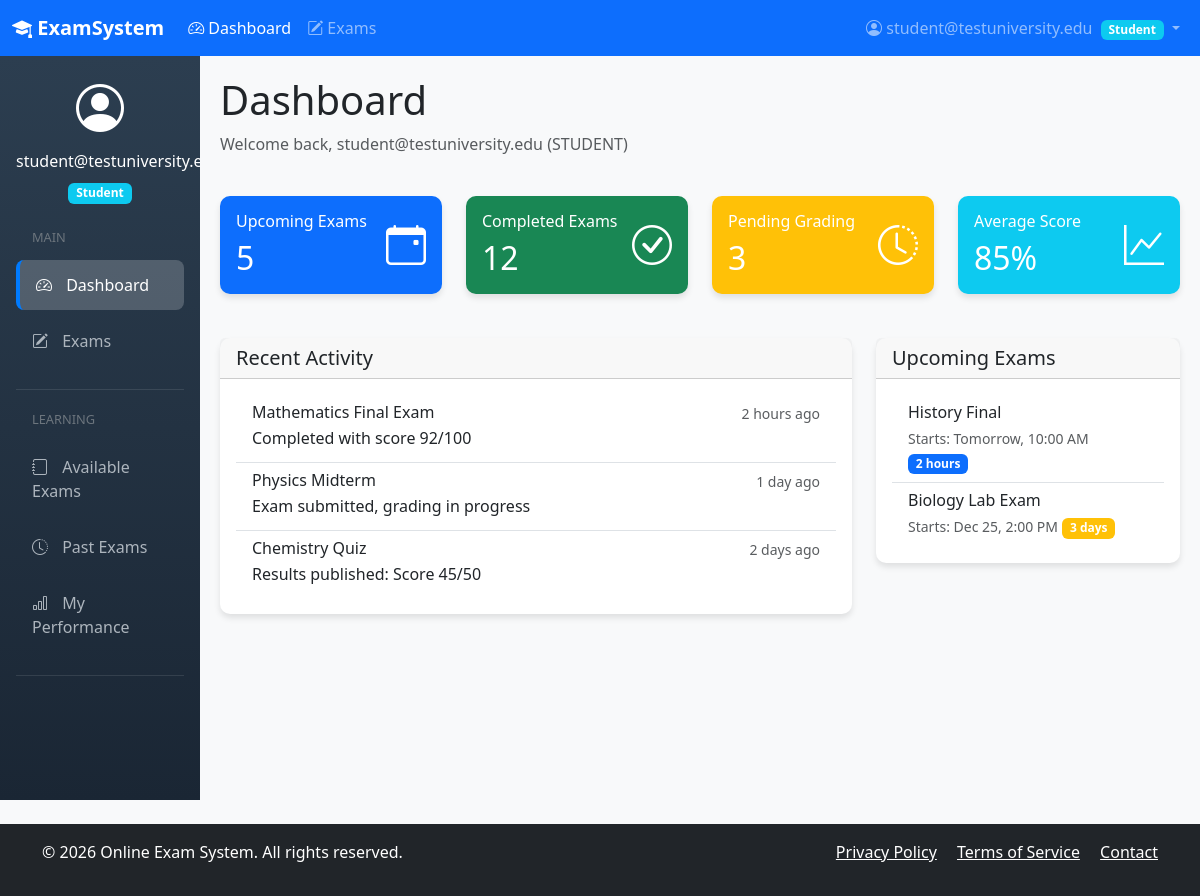
/dashboard/ (signed in), run on the app's committed database.
### apps/users/models.py (models this page shows, shortened)
class CustomUser(AbstractUser):
    USER_ROLES = (
        ('ADMIN', 'Administrator'),
        ('INSTRUCTOR', 'Instructor'),
        ('STUDENT', 'Student'),
    )
    email = models.EmailField(_('email address'), unique=True)
    role = models.CharField(max_length=20, choices=USER_ROLES, default='STUDENT')
    institution = models.ForeignKey(Institution, on_delete=models.SET_NULL, null=True, blank=True)
    username = models.CharField(max_length=150, unique=True)
    USERNAME_FIELD = 'email'
    REQUIRED_FIELDS = ['username', 'role']
    objects = CustomUserManager()
    class Meta:
        verbose_name = _('user')
        verbose_name_plural = _('users')

### apps/core/views.py (the view)
# urls.py: path('', views.analytics_dashboard, name='dashboard'),
@login_required
def dashboard(request):
    return render(request, 'core/dashboard.html')

### apps/core/context_processors.py (called while the page is built)
def notification_counts(request):
    if request.user.is_authenticated:
        if request.user.role in ['INSTRUCTOR', 'ADMIN']:
            flagged_count = ProctoringSession.objects.filter(
                submission__exam__instructor=request.user,
                status='FLAGGED'
            ).count()
            pending_count = Submission.objects.filter(
                exam__instructor=request.user,
                is_graded=False,
                submitted_at__isnull=False
            ).count()
            return {
                'flagged_sessions_count': flagged_count,
                'grading_pending_count': pending_count
            }
    return {}

### templates/core/dashboard.html (shortened to what this page needs)
{% extends 'base.html' %}
{% block content %}
<div class="row mb-4">
    <div class="col-12">
        <h1>Dashboard</h1>
        <p class="text-muted">Welcome back, {{ user.email }} ({{ user.role }})</p>
    </div>
</div>
<div class="row">
    <div class="col-md-3">
        <div class="card text-white bg-primary">
            <div class="card-body">
                <div class="d-flex justify-content-between align-items-center">
                    <div>
                        <h6 class="card-title">Upcoming Exams</h6>
                        <h2 class="mb-0">5</h2>
                    </div>
                    <i class="bi bi-calendar-event display-6"></i>
                </div>
            </div>
        </div>
    </div>
    <div class="col-md-3">
        <div class="card text-white bg-success">
            <div class="card-body">
                <div class="d-flex justify-content-between align-items-center">
                    <div>
                        <h6 class="card-title">Completed Exams</h6>
                        <h2 class="mb-0">12</h2>
                    </div>
                    <i class="bi bi-check-circle display-6"></i>
                </div>
            </div>
        </div>
    </div>
    <div class="col-md-3">
        <div class="card text-white bg-warning">
            <div class="card-body">
                <div class="d-flex justify-content-between align-items-center">
                    <div>
                        <h6 class="card-title">Pending Grading</h6>
                        <h2 class="mb-0">3</h2>
                    </div>
                    <i class="bi bi-clock-history display-6"></i>
                </div>
            </div>
        </div>
    </div>
    <div class="col-md-3">
        <div class="card text-white bg-info">
            <div class="card-body">
                <div class="d-flex justify-content-between align-items-center">
                    <div>
                        <h6 class="card-title">Average Score</h6>
                        <h2 class="mb-0">85%</h2>
                    </div>
                    <i class="bi bi-graph-up display-6"></i>
                </div>
            </div>
        </div>
    </div>
</div>
<div class="row mt-4">
    <div class="col-md-8">
        <div class="card">
            <div class="card-header">
                <h5 class="card-title mb-0">Recent Activity</h5>
            </div>
            <div class="card-body">
                <div class="list-group list-group-flush">
                    <div class="list-group-item">
                        <div class="d-flex w-100 justify-content-between">
                            <h6 class="mb-1">Mathematics Final Exam</h6>
                            <small class="text-muted">2 hours ago</small>
                        </div>
                        <p class="mb-1">Completed with score 92/100</p>
                    </div>
                    <div class="list-group-item">
                        <div class="d-flex w-100 justify-content-between">
                            <h6 class="mb-1">Physics Midterm</h6>
                            <small class="text-muted">1 day ago</small>
                        </div>
                        <p class="mb-1">Exam submitted, grading in progress</p>
                    </div>
                    <div class="list-group-item">
                        <div class="d-flex w-100 justify-content-between">
                            <h6 class="mb-1">Chemistry Quiz</h6>
                            <small class="text-muted">2 days ago</small>
                        </div>
                        <p class="mb-1">Results published: Score 45/50</p>
                    </div>
                </div>
            </div>
        </div>
    </div>
    <div class="col-md-4">
        <div class="card">
            <div class="card-header">
                <h5 class="card-title mb-0">Upcoming Exams</h5>
            </div>
            <div class="card-body">
                <div class="list-group list-group-flush">
                    <div class="list-group-item">
                        <h6 class="mb-1">History Final</h6>
                        <small class="text-muted">Starts: Tomorrow, 10:00 AM</small>
                        <span class="badge bg-primary">2 hours</span>
                    </div>
                    <div class="list-group-item">
                        <h6 class="mb-1">Biology Lab Exam</h6>
                        <small class="text-muted">Starts: Dec 25, 2:00 PM</small>
                        <span class="badge bg-warning">3 days</span>
                    </div>
                </div>
            </div>
        </div>
    </div>
</div>
{% endblock %}

### templates/base.html (shortened to what this page needs)
<!DOCTYPE html>
<html lang="en">
<head>
    <link href="https://cdn.jsdelivr.net/npm/bootstrap@5.3.0-alpha1/dist/css/bootstrap.min.css" rel="stylesheet">
    <link rel="stylesheet" href="https://cdn.jsdelivr.net/npm/bootstrap-icons@1.10.0/font/bootstrap-icons.css">
</head>
<body>
    <nav class="navbar navbar-expand-lg navbar-dark bg-primary sticky-top">
        <div class="container-fluid">
            <a class="navbar-brand" href="{% url 'core:home' %}">
                <i class="bi bi-mortarboard-fill"></i> ExamSystem
            </a>
            <div class="collapse navbar-collapse" id="navbarNav">
                <ul class="navbar-nav me-auto">
                    <li class="nav-item">
                        <a class="nav-link {% if request.resolver_match.url_name == 'dashboard' %}active{% endif %}" href="{% url 'core:dashboard' %}">
                            <i class="bi bi-speedometer2"></i> Dashboard
                        </a>
                    </li>
                    <li class="nav-item">
                        <a class="nav-link {% if 'exam' in request.path %}active{% endif %}" href="{% url 'exams:exam_list' %}">
                            <i class="bi bi-pencil-square"></i> Exams
                        </a>
                    </li>
                </ul>
                <ul class="navbar-nav">
                    {% if user.is_authenticated %}
                        <li class="nav-item dropdown">
                            <a class="nav-link dropdown-toggle" href="#" role="button" data-bs-toggle="dropdown">
                                <i class="bi bi-person-circle"></i>
                                {% if user.get_full_name %}
                                    {{ user.get_full_name }}
                                {% else %}
                                    {{ user.email }}
                                {% endif %}
                                <span class="badge bg-{% if user.role == 'INSTRUCTOR' %}warning{% elif user.role == 'ADMIN' %}danger{% else %}info{% endif %} ms-1">
                                    {{ user.get_role_display }}
                                </span>
                            </a>
                        </li>
                    {% endif %}
                </ul>
            </div>
        </div>
    </nav>
    <div class="container-fluid">
        <div class="row">
            {% if user.is_authenticated %}
            <div class="col-md-2 d-none d-md-block sidebar p-0">
                <div class="p-3">
                    <div class="text-center mb-4">
                        <i class="bi bi-person-circle" style="font-size: 3rem;"></i>
                        <h6 class="mt-2 text-white">
                            {% if user.get_full_name %}
                                {{ user.get_full_name }}
                            {% else %}
                                {{ user.email }}
                            {% endif %}
                        </h6>
                        <span class="badge bg-{% if user.role == 'INSTRUCTOR' %}warning{% elif user.role == 'ADMIN' %}danger{% else %}info{% endif %}">
                            {{ user.get_role_display }}
                        </span>
                    </div>
                    <div class="sidebar-section">
                        <div class="sidebar-section-title">Main</div>
                        <nav class="nav flex-column">
                            <a class="nav-link {% if request.resolver_match.url_name == 'dashboard' %}active{% endif %}" href="{% url 'core:dashboard' %}">
                                <i class="bi bi-speedometer2"></i> Dashboard
                            </a>
                            <a class="nav-link {% if 'exam' in request.path %}active{% endif %}" href="{% url 'exams:exam_list' %}">
                                <i class="bi bi-pencil-square"></i> Exams
                            </a>
                        </nav>
                    </div>
                    {% if user.role == 'STUDENT' %}
                    <div class="sidebar-section">
                        <div class="sidebar-section-title">Learning</div>
                        <nav class="nav flex-column">
                            <a class="nav-link" href="{% url 'exams:exam_list' %}">
                                <i class="bi bi-journal"></i> Available Exams
                            </a>
                            <a class="nav-link" href="#">
                                <i class="bi bi-clock-history"></i> Past Exams
                            </a>
                            <a class="nav-link" href="#">
                                <i class="bi bi-bar-chart"></i> My Performance
                            </a>
                        </nav>
                    </div>
                    {% endif %}
                </div>
            </div>
            {% endif %}
            <div class="col-md-{% if user.is_authenticated %}10{% else %}12{% endif %} main-content">
                {% block content %}{% endblock %}
            </div>
        </div>
    </div>
    <footer class="bg-dark text-white text-center py-3 mt-4">
        <div class="container">
            <div class="row">
                <div class="col-md-6 text-md-start">
                    <p>&copy; {% now "Y" %} Online Exam System. All rights reserved.</p>
                </div>
                <div class="col-md-6 text-md-end">
                    <a href="#" class="text-white me-3">Privacy Policy</a>
                    <a href="#" class="text-white me-3">Terms of Service</a>
                    <a href="#" class="text-white">Contact</a>
                </div>
            </div>
        </div>
    </footer>
</body>
</html>

### templates/base.html (style rules this page uses)
body { background-color: #f8f9fa; }
.navbar-brand { font-weight: bold; }
.sidebar { min-height: calc(100vh - 56px); background: linear-gradient(180deg, #2c3e50 0%, #1a2634 100%); color: #fff; }
.sidebar .nav-link { color: #adb5bd; padding: 0.8rem 1rem; margin: 0.2rem 0; border-radius: 8px; transition: all 0.2s; }
.sidebar .nav-link.active { color: #ffffff; background: rgba(255,255,255,0.2); border-left: 4px solid #007bff; }
.sidebar .nav-link i { margin-right: 10px; width: 20px; text-align: center; }
.sidebar-section { margin-bottom: 20px; padding-bottom: 20px; border-bottom: 1px solid rgba(255,255,255,0.1); }
.sidebar-section-title { font-size: 0.8rem; text-transform: uppercase; color: #6c757d; margin-bottom: 10px; padding-left: 1rem; }
.main-content { padding: 20px; background-color: #f8f9fa; min-height: calc(100vh - 56px); }
.card { box-shadow: 0 4px 6px rgba(0,0,0,0.1); margin-bottom: 20px; border: none; border-radius: 10px; }

### data on the page
CustomUser: email "student@testuniversity.edu", role "Student", role "STUDENT"
